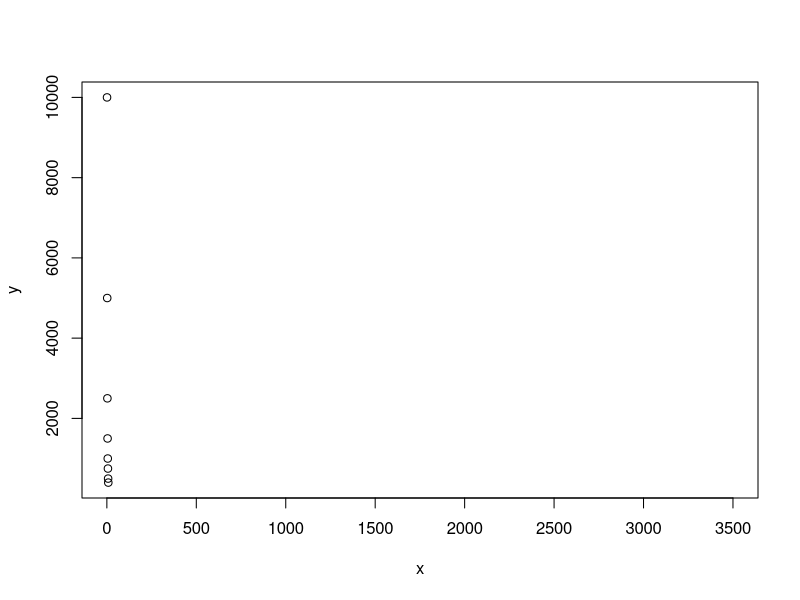
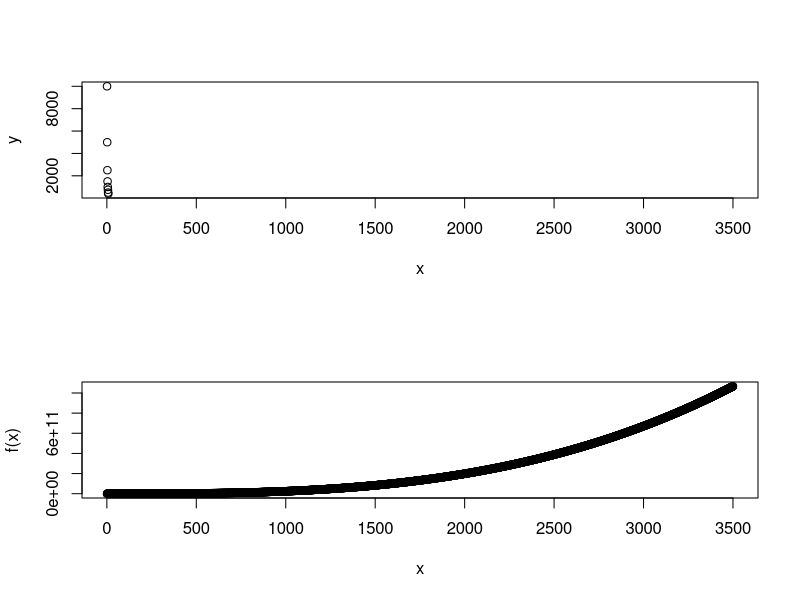

The R script that drew these images, in order:
x <- c(1:3500)
y <- c(10000, 
       5000, 
       2500, 
       1500, 
       1000, 
       750, 
       500, 
       400, 
       c(gl(1,2))*300,
       c(gl(1,2))*250,
       c(gl(1,3))*200,
       c(gl(1,5))*150,
       c(gl(1,10))*100,
       c(gl(1,20))*75,
       c(gl(1,30))*50,
       c(gl(1,50))*40,
       c(gl(1,70))*30,
       c(gl(1,100))*20,
       c(gl(1,200))*15,
       c(gl(1,300))*12,
       c(gl(1,400))*10,
       c(gl(1,700))*8,
       c(gl(1,1600))*6)
par(mfrow=c(1,1))
plot(x,y)

f <- splinefun(x,y)

par(mfrow=c(2,1))
plot(x,y)
plot(x,f(x))